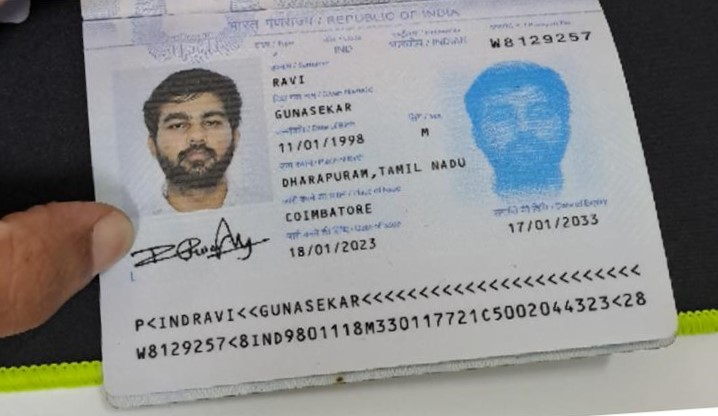
#> input picture passport/1.jpg, 718 x 416 px
$ jupyter execute --allow-errors ocr_algorithm_1.ipynb
#> lines starting #> are read from the running program, lines starting #| are printed output that depends on the picture; after the words box and inside, x2 and y2 are one past the last pixel; in counts of white or black regions, pixels touching at a corner belong together; long printed decimals are rounded
[cell 1]
import cv2
import pytesseract
from matplotlib import pyplot as plt
from PIL import Image
import numpy as np
import re

[cell 2]
img_path="passport/1.jpg"
img=cv2.imread(img_path)
#> img is the input picture: shape (416, 718, 3); mean B, G, R 141.4, 141, 139.8

[cell 3]
def display(im_path):
#> called with im_path = 'passport/9.PNG'
    dpi = 200
    im_data = plt.imread(im_path)
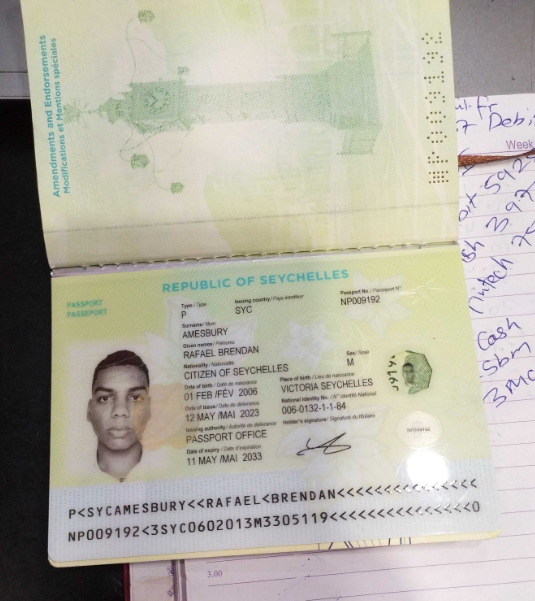
#> input picture passport/9.PNG, 535 x 601 px
#> im_data is the input picture: shape (601, 535, 4) float32; mean R, G, B, A 0.711, 0.701, 0.653, 1

    height, width  = im_data.shape[:2]
#> height = 601; width = 535

    # What size does the figure need to be in inches to fit the image?
    figsize = width / float(dpi), height / float(dpi)
#> figsize = (2.67, 3)

    # Create a figure of the right size with one axes that takes up the full figure
    fig = plt.figure(figsize=figsize)
    ax = fig.add_axes([0, 0, 1, 1])

    # Hide spines, ticks, etc.
    ax.axis('off')

    # Display the image.
    ax.imshow(im_data, cmap='gray')

    plt.show()

[cell 4]
display("passport/9.PNG")

[cell 5]
inverted=cv2.bitwise_not(img)
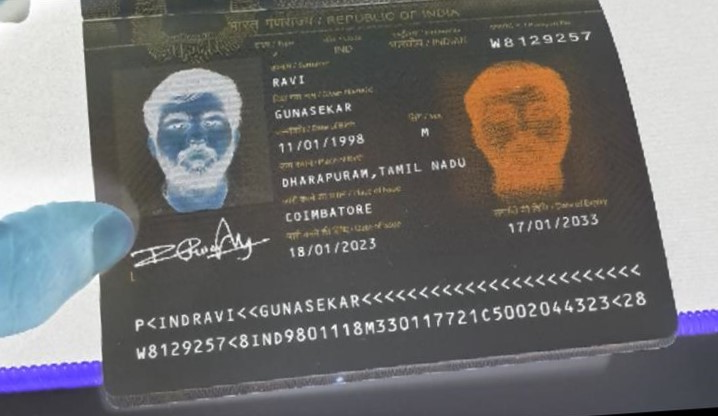
#> inverted: shape (416, 718, 3); mean B, G, R 113.6, 114, 115.2
cv2.imwrite("temp_pass/pass_inverted.jpg",inverted)
display("temp_pass/pass_inverted.jpg")

[cell 6]
gray=cv2.cvtColor(inverted,cv2.COLOR_BGR2GRAY)
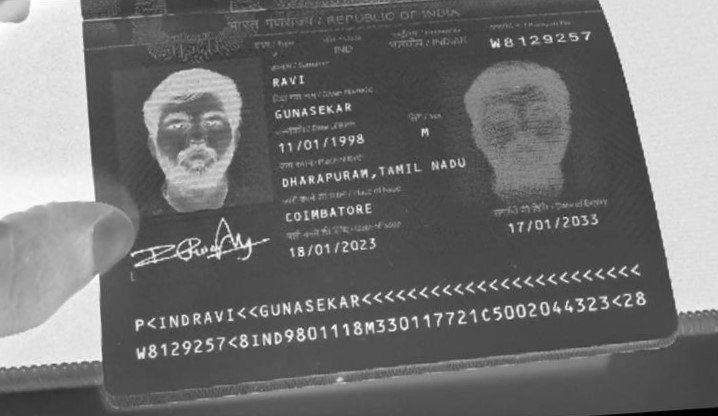
#> gray: shape (416, 718); min 0, max 255, mean 114.3
cv2.imwrite("temp_pass/pass_gray.jpg",gray)
display("temp_pass/pass_gray.jpg")

[cell 7]
#thresh=cv2.adaptiveThreshold(gray, 255, cv2.ADAPTIVE_THRESH_GAUSSIAN_C, cv2.THRESH_BINARY_INV, 15, 10)
thresh=cv2.threshold(gray,0,255,cv2.THRESH_BINARY + cv2.THRESH_OTSU)[1]
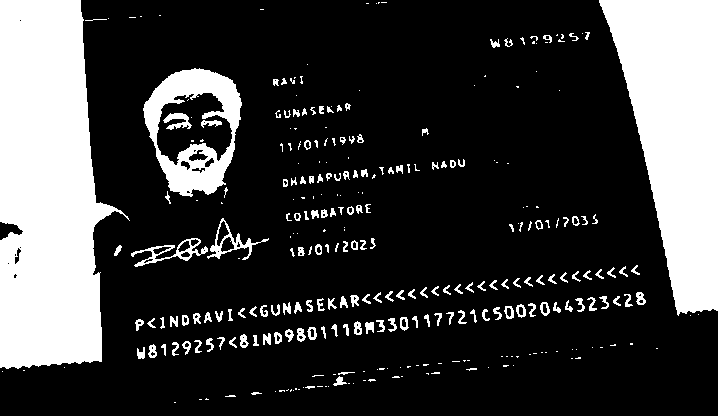
#> thresh: shape (416, 718); 24% white; 309 white regions (147 under 20 px), largest, box (x1, y1, x2, y2) and area: (0, 0, 130, 369) 33720, (599, 0, 718, 316) 23601, (143, 68, 242, 197) 5606
cv2.imwrite("temp_pass/bw_image.jpg",thresh)
display("temp_pass/bw_image.jpg")

[cell 8]
kernel=cv2.getStructuringElement(cv2.MORPH_RECT,(10,15))
dilate=cv2.dilate(thresh,kernel,iterations=1)
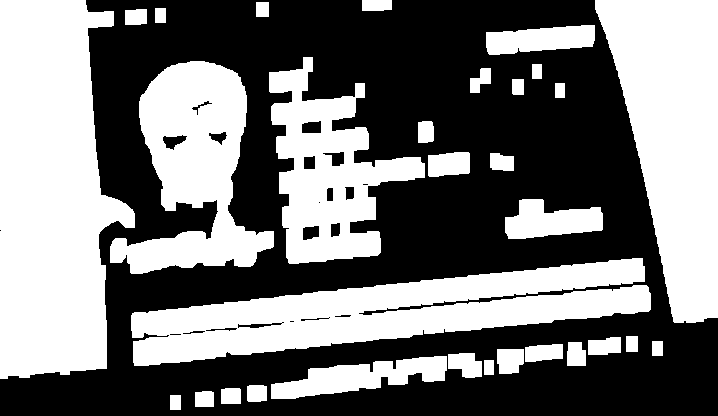
#> dilate: shape (416, 718); 46.8% white; 31 white regions
cv2.imwrite("temp_pass/pass_dilate.jpg",dilate)
display("temp_pass/pass_dilate.jpg")

[cell 9]
import numpy as np
cnts=cv2.findContours(dilate,cv2.RETR_LIST,cv2.CHAIN_APPROX_SIMPLE)
#> cnts = 52 contours, 5 with area under 20; largest, box (x1, y1, x2, y2) and area: (0, 0, 135, 379) 37426, (131, 258, 651, 366) 26164, (595, 0, 718, 323) 25420, (110, 61, 274, 274) 17494, (269, 57, 425, 264) 15356
cnts=cnts[0] if len(cnts)==2 else cnts[1]
base_img=img.copy()
cnts=sorted(cnts,key=lambda x:cv2.boundingRect(x))

for c in cnts:
    x,y,w,h=cv2.boundingRect(c)
    area=cv2.contourArea(c)
    margin=12

    if 27000>area>26000:
        rect = cv2.minAreaRect(c)
        box = cv2.boxPoints(rect)
        box = np.intp(box)
        crop=cv2.drawContours(base_img, [box], 0, (255, 0, 0), 2)
        angle=cv2.minAreaRect(c)[-1]
        print(angle)
        #cv2.rectangle(base_img,(x,y),(x+w,y+h),(0,255,0),2)
        roi=base_img[y:y+h,x:x+w]
#> this loop made 52 passes
#> (x, y, w, h, area, rect, box, angle) on pass 4: (131, 258, 520, 108, 26164.5, ((389.8, 311.4), (521.4, 55.91), -6.14), [[133, 367], [127, 311], [645, 255], [651, 311]], -6.14)
#> (x, y, w, h, area) on passes 1, 2, 3, 6, 7, 9: (0, 0, 135, 379, 37425.5), (110, 61, 164, 213, 17494.5), (125, 9, 22, 16, 299), (162, 134, 26, 17, 228), (169, 333, 13, 3, 22), (182, 330, 24, 5, 55)
#| -6.140
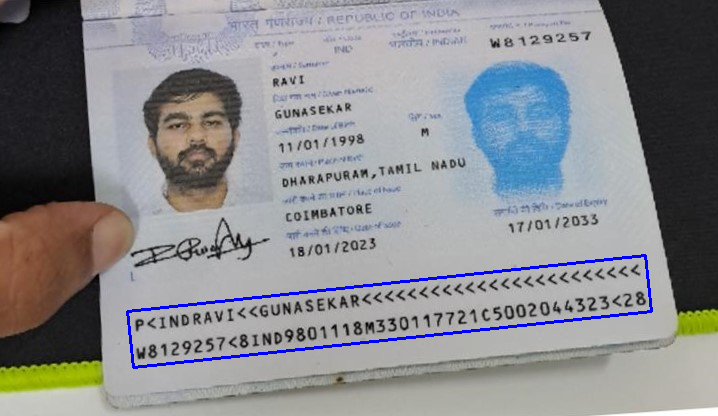
#> base_img: shape (416, 718, 3); 1.15% of pixels changed, all inside (x1, y1, x2, y2) = (126, 254, 653, 369)
cv2.imwrite("temp_pass/pass_roi.jpg",roi)
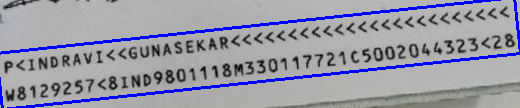
#> saved as pass_roi.jpg: shape (108, 520, 3); mean B, G, R 166.8, 152.9, 153.2
display("temp_pass/pass_roi.jpg")
#> in display (call 6), `im_data = plt.imread(im_path)`:
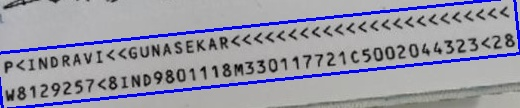
#> im_data: shape (108, 520, 3); mean R, G, B 153.2, 152.9, 166.4
